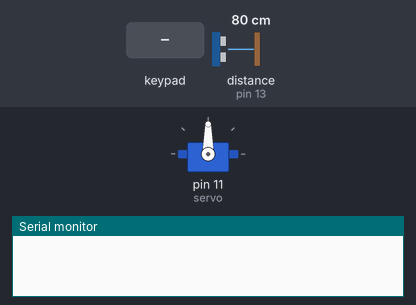
The sketch below on a simulated Arduino Uno, built with avr-gcc and run on an emulated ATmega328P. Parts: servo, the last lines printed to the serial monitor. Inputs (shaded band) come from the test bench; at power-on: distance to the obstacle (sensor on pin 13) 80 cm. The echo pulse lasts 58.3 µs per cm.

Above: at 1.2 s.
1.3 s: keypad keys 1 2 3 4 # pressed 0.4 s apart
At 4.4 s:
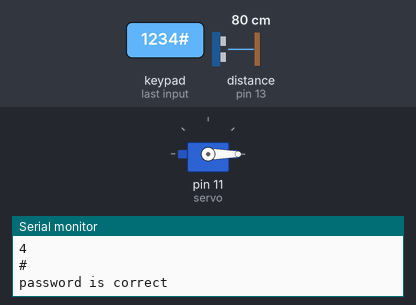
4.8 s: key 'A' pressed
7.8 s: key 'B' pressed
9.4 s: keypad keys 1 2 3 4 * pressed 0.4 s apart
12.9 s: key 'C' pressed
14.4 s: keypad keys 1 2 3 4 D pressed 0.4 s apart
Timing chart, 0 to 17.4 s (numbered marks = the images above; inputs shaded):
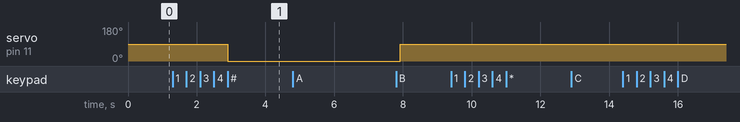

Measured:
- after the input at 1.3 s, servo on pin 11 (servo): 90° → 0° after 1.6 s
- after the input at 4.8 s, every drawn part: stays the same

The sketch:

CerraduraUltraSonido.ino
```cpp
#include <Servo.h>
#include <Keypad.h>

///////////////////// USO DE LA LIBRERÍA KEYPAD CON LA AYUDA DE LA DOCUMENTACIÓN//////////////////////////
const int ROW_NUM = 4; //four rows
const int COLUMN_NUM = 4; //four columns
char keys[ROW_NUM][COLUMN_NUM] = {
  {'1','2','3', 'A'},
  {'4','5','6', 'B'},
  {'7','8','9', 'C'},
  {'*','0','#', 'D'}
};
byte pin_rows[ROW_NUM] = {9, 8, 7, 6}; //connect to the row pinouts of the keypad
byte pin_column[COLUMN_NUM] = {5, 4, 3, 2}; //connect to the column pinouts of the keypad
Keypad keypad = Keypad( makeKeymap(keys), pin_rows, pin_column, ROW_NUM, COLUMN_NUM );
/////////////////////////////////////////////////////////////////////////////////////////////////////////


const String password = "1234"; // Elegiremos una contraseña
String input_password; //String donde se concatenaran los caracteres ingresados por el keypad
Servo servo;  // un motor que simulara la puerta abierta/cerrada


int pos = 0;
float duration_us, distance_cm; //Tenemos dos valores flotantes en donde almacenaremos la duracion del pulso y en la otra la distancia en la que se encuentra el objeto/persona
int trigPin = 12;    // TRIG pin
int echoPin = 13;    // ECHO pin

void setup(){
  Serial.begin(9600);
  input_password.reserve(32); //reservamos una cantidad de caracteres para la cadena
  servo.attach(11);  //conectamos el motor en el pin 11
  servo.write(90);  //elegimos la posicion inicial (cerrado) que es 90°
  //configuramos el trigPin
  pinMode(trigPin, OUTPUT);
  //configuramos el echoPin
  pinMode(echoPin, INPUT);
}


void loop(){
  char key = keypad.getKey(); //Tomamos el numero ingresado en el keypad
  if (key){
    Serial.println(key);
    if(key == '*') { //Boton para limpiar la cadena en donde esta la contraseña
      input_password = ""; //Limpiar cadena input
    } else if(key == '#') { //Boton de enviar - para empezar el proceso de investigación
      if(password == input_password) { //Si la contraseña ingresada es igual a la contraseña elegida la contraseña es correcta
        Serial.println("password is correct");
        servo.write(0);//abrimos la puerta cambiando la posicion a 0°
        delay(5000); //Esperamos 5 segundos
        do{

		  //creamos un pulso de 10 microsegundos en el trigPin
          digitalWrite(trigPin, HIGH);
          delayMicroseconds(10);
          digitalWrite(trigPin, LOW);

		  //medimos la duracion del pulso en el echoPin
          duration_us = pulseIn(echoPin, HIGH);

          //a partir de la duracion del pulso, hallamos la distancia en la que se encuentra la persona
          distance_cm = 0.017 * duration_us;
          Serial.print("distance: ");
          Serial.print(distance_cm);
          Serial.println(" cm");
        } while (distance_cm < 30); //Mientras que la persona se encuentre a menos de 30 cm de distancia del sensor de ultrasonido
        servo.write(90); //cerramos la puerda
      } else {
        Serial.println("password is incorrect, try again");
      }
      input_password = ""; //Limpiamos la contraseña
    } else {
      input_password += key; //si es que no se pone #, concatenamos el caracter ingresado en la cadena
    }
  }
}
```
